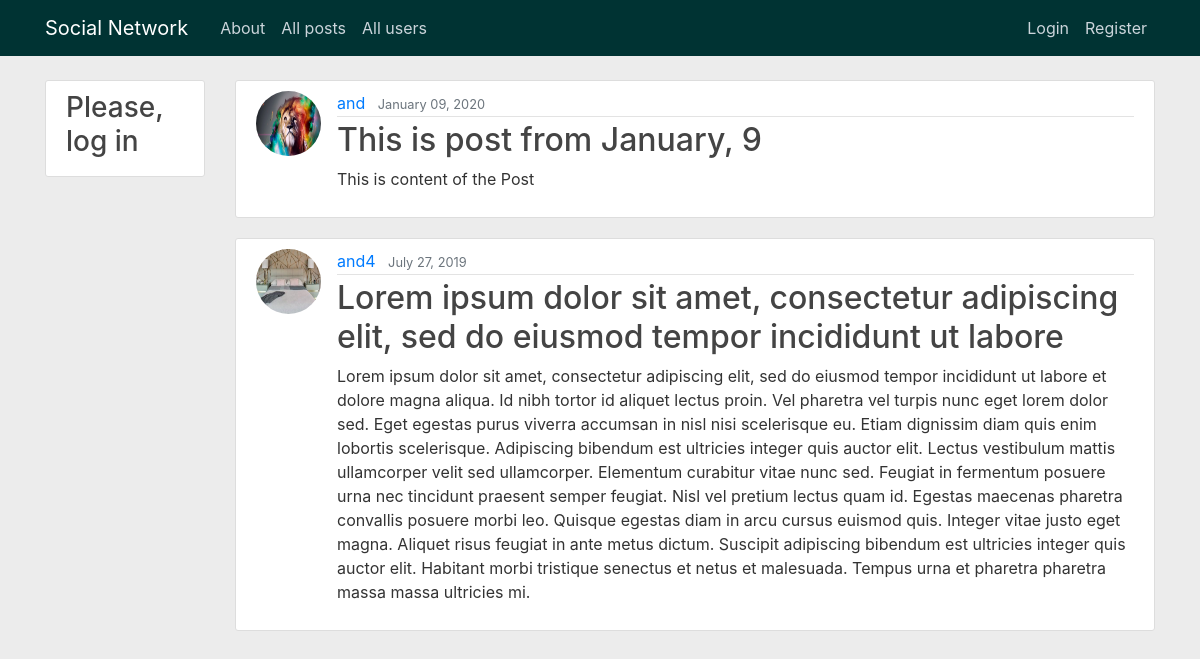
The page / on the database its author committed.
### blog/models.py (models this page shows, shortened)
class Post(models.Model):
    title = models.CharField(max_length=100)
    content = models.TextField()
    date_posted = models.DateTimeField(default=timezone.now)
    author = models.ForeignKey(User, on_delete=models.CASCADE)

### users/models.py (models this page shows, shortened)
class Profile(models.Model):
    user = models.OneToOneField(User, on_delete=models.CASCADE)
    image = models.ImageField(default='default.jpg', upload_to='profile_pics')

### blog/views.py (the view)
# urls.py: path('', PostListView.as_view(), name='blog-home'),
class PostListView(ListView):
    model = Post
    template_name = 'blog/home.html'
    context_object_name = 'posts'
    ordering = ['-date_posted']
    paginate_by = 5

### blog/templates/blog/home.html (shortened to what this page needs)
{% extends "base/base.html" %}
{% block content %}
    {% for post in posts %}
        <article class="media content-section">
            <img class="rounded-circle article-img" src="{{ post.author.profile.image.url }}">
            <div class="media-body">
                <div class="article-metadata">
                    <a class="mr-2" href="{% url 'profile' post.author.id %}">{{ post.author }}</a>
                    <small class="text-muted">{{ post.date_posted|date:"F d, Y" }}</small>
                </div>
                <h2><a class="article-title" href="{% url 'post-detail' post.id %}">{{ post.title }}</a></h2>
                <p class="article-content">{{ post.content }}</p>
            </div>
        </article>
    {% endfor %}
{% endblock content %}

### base/static/base/main.css (style rules this page uses)
body { background: #ececec; color: #333333; margin-top: 5rem; }
h1, h2, h3, h4, h5, h6 { color: #444444; }
.content-section { background: #ffffff; padding: 10px 20px; border: 1px solid #dddddd; border-radius: 3px; margin-bottom: 20px; }
.article-title { color: #444444; }
.article-content { white-space: pre-line; }
.article-img { height: 65px; width: 65px; margin-right: 16px; }
.article-metadata { padding-bottom: 1px; margin-bottom: 4px; border-bottom: 1px solid #e3e3e3 }

### rows shown on the page
Post: author.profile.image (placeholder picture), author "and", date_posted "January 09, 2020", title "This is post from January, 9", content "This is content of the Post"
Post: author.profile.image (placeholder picture), author "and4", date_posted "July 27, 2019", title "Lorem ipsum dolor sit amet, consectetur adipiscing elit, sed do eiusmod tempor incididunt ut labore", content "Lorem ipsum dolor sit amet, consectetur adipiscing elit, sed do eiusmod tempor incididunt ut labore et dolore magna aliqua. Id nibh tortor id aliquet lectus proin. Vel pharetra vel turpis nunc eget lorem dolor sed. Eget egestas purus viverra accumsan in nisl nisi scelerisque eu. Etiam dignissim diam quis enim lobortis scelerisque. Adipiscing bibendum est ultricies integer quis auctor elit. Lectus vestibulum mattis ullamcorper velit sed ullamcorper. Elementum curabitur vitae nunc sed. Feugiat in fermentum posuere urna nec tincidunt praesent semper feugiat. Nisl vel pretium lectus quam id. Egestas maecenas pharetra convallis posuere morbi leo. Quisque egestas diam in arcu cursus euismod quis.…"
